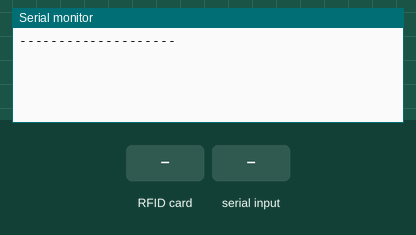
The sketch below on a simulated Arduino Uno, built with avr-gcc and run on an emulated ATmega328P. On the bench: the last lines printed to the serial monitor. The test bench sets the inputs (shaded band).

Above: at 1.2 s.
1.3 s: RFID card 5E 7A 19 C4 held to the reader
At 1.9 s:
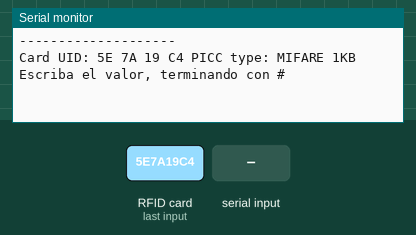
2.8 s: "1#" received over Serial
At 4.2 s:
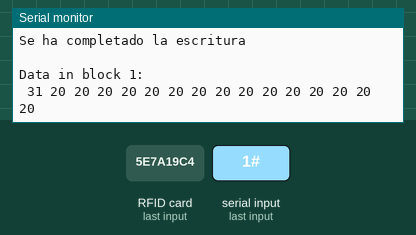

The sketch:

writeData.ino
```cpp
/*
 * Write personal data of a MIFARE RFID card using a RFID-RC522 reader
 * Uses MFRC522 - Library to use ARDUINO RFID MODULE KIT 13.56 MHZ WITH TAGS SPI W AND R BY COOQROBOT.
 * -----------------------------------------------------------------------------------------
 *             MFRC522      Arduino       Arduino   Arduino    Arduino          Arduino
 *             Reader/PCD   Uno           Mega      Nano v3    Leonardo/Micro   Pro Micro
 * Signal      Pin          Pin           Pin       Pin        Pin              Pin
 * -----------------------------------------------------------------------------------------
 * RST/Reset   RST          9             5         D9         RESET/ICSP-5     RST
 * SPI SS      SDA(SS)      10            53        D10        10               10
 * SPI MOSI    MOSI         11 / ICSP-4   51        D11        ICSP-4           16
 * SPI MISO    MISO         12 / ICSP-1   50        D12        ICSP-1           14
 * SPI SCK     SCK          13 / ICSP-3   52        D13        ICSP-3           15
 *
 * Hardware required:
 * Arduino
 * PCD (Proximity Coupling Device): NXP MFRC522 Contactless Reader IC
 * PICC (Proximity Integrated Circuit Card): A card or tag using the ISO 14443A interface, eg Mifare or NTAG203.
 * The reader can be found on eBay for around 5 dollars. Search for "mf-rc522" on ebay.com.
 */

#include <SPI.h>
#include <MFRC522.h>

#define SS_PIN 10    //Arduino Uno
#define RST_PIN 9
MFRC522 mfrc522(SS_PIN, RST_PIN);        // Create MFRC522 instance.

void setup() {
        Serial.begin(9600);        // Initialize serial communications with the PC
        SPI.begin();                // Init SPI bus
        mfrc522.PCD_Init();        // Init MFRC522 card
        Serial.println(F("-------------------- "));
}

void loop() {


        // Prepare key - all keys are set to FFFFFFFFFFFFh at chip delivery from the factory.
        MFRC522::MIFARE_Key key;
        for (byte i = 0; i < 6; i++) key.keyByte[i] = 0xFF;

        // Look for new cards
        if ( ! mfrc522.PICC_IsNewCardPresent()) {
                return;
        }

        // Select one of the cards
        if ( ! mfrc522.PICC_ReadCardSerial())    return;

        Serial.print(F("Card UID:"));    //Dump UID
        for (byte i = 0; i < mfrc522.uid.size; i++) {
          Serial.print(mfrc522.uid.uidByte[i] < 0x10 ? " 0" : " ");
          Serial.print(mfrc522.uid.uidByte[i], HEX);
        }
        Serial.print(F(" PICC type: "));   // Dump PICC type
        byte piccType = mfrc522.PICC_GetType(mfrc522.uid.sak);
        Serial.println(mfrc522.PICC_GetTypeName(piccType));

        byte buffer[34];
        byte size = sizeof(buffer);
        byte block;
        byte status, len;

        Serial.setTimeout(20000L) ;     // wait until 20 seconds for input from serial
        // Ask for the data
        Serial.println(F("Escriba el valor, terminando con #"));
        len=Serial.readBytesUntil('#', (char *) buffer, 30) ; // read family name from serial
        for (byte i = len; i < 30; i++) buffer[i] = ' ';     // pad with spaces

        block = 1;
        //Serial.println(F("Authenticating using key A..."));
        status = mfrc522.PCD_Authenticate(MFRC522::PICC_CMD_MF_AUTH_KEY_A, block, &key, &(mfrc522.uid));
        if (status != MFRC522::STATUS_OK) {
           Serial.print(F("PCD_Authenticate() failed: "));
           Serial.println(mfrc522.GetStatusCodeName(status));
           return;
        }
        else Serial.println(F("PCD_Authenticate() success: "));

        // Write block
  status = mfrc522.MIFARE_Write(block, buffer, 16);
  if (status != MFRC522::STATUS_OK) {
      Serial.print(F("MIFARE_Write() failed: "));
      Serial.println(mfrc522.GetStatusCodeName(status));
            return;
  }
        else Serial.println(F("MIFARE_Write() success: "));


        Serial.println("Se ha completado la escritura");
        Serial.println(" ");

        //Read current Value

        status = mfrc522.MIFARE_Read(block, buffer, &size);
        if (status != MFRC522::STATUS_OK) {
            Serial.print(F("MIFARE_Read() failed: "));
            Serial.println(mfrc522.GetStatusCodeName(status));
        }
        Serial.print(F("Data in block ")); Serial.print(block); Serial.println(F(":"));
        dump_byte_array(buffer, 16);
        mfrc522.PICC_HaltA(); // Halt PICC
        mfrc522.PCD_StopCrypto1();  // Stop encryption on PCD

}


void dump_byte_array(byte *buffer, byte bufferSize ) {
    for (byte i = 0; i < bufferSize; i++) {
        Serial.print(buffer[i] < 0x10 ? " 0" : " ");
        Serial.print(buffer[i], HEX);
    }
}
```

Measured:
- after the input at 1.3 s, the serial monitor: prints a new line at once (image 1)
- after the input at 2.8 s, the serial monitor: prints a new line at once (image 2)
